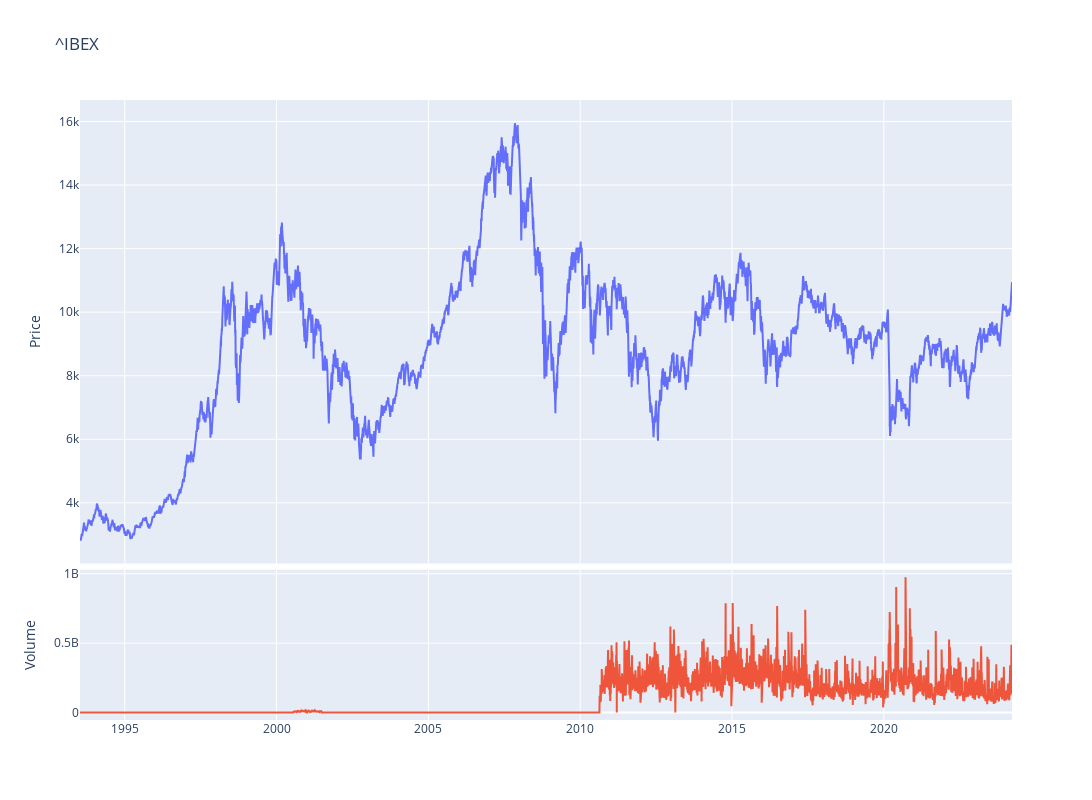

Notebook cell for this chart:
### Code cell
fig = make_subplots(rows=4, cols=1,shared_xaxes=True,vertical_spacing=0.01,specs=[[{'rowspan':3,'colspan':1}],[None],[None],[{'rowspan':1,'colspan':1}]])

# Graph (1,1)
fig.add_trace(go.Scatter(x=stock_ticker.index,y=stock_ticker['Close'],mode="lines",name=f"{ticker}"),row=1, col=1)
# Update xaxis properties
fig.update_yaxes(title_text="Price", row=1, col=1)

# Graph (4,1)
fig.add_trace(go.Scatter(x=stock_ticker.index,y=stock_ticker['Volume'],mode="lines",name='Volume'),row=4, col=1)
fig.update_yaxes(title_text="Volume", row=4, col=1)

fig.update_layout(height=800, width=1300,showlegend=False,title=f"{ticker}")

fig.show()

### Figure 1 — Plotly figure (JSON) as saved in the notebook; plotly's stock layout.template omitted (floating-point values rounded to 4 significant figures; data arrays with more than 128 entries replaced by an {"elided": "..."} marker saying what was removed)
{"data": [{"mode": "lines", "name": "^IBEX", "type": "scatter", "x": {"elided": "7776 str values"}, "xaxis": "x", "y": {"elided": "7776 float values"}, "yaxis": "y"}, {"mode": "lines", "name": "Volume", "type": "scatter", "x": {"elided": "7776 str values"}, "xaxis": "x2", "y": {"elided": "7776 int values"}, "yaxis": "y2"}], "layout": {"height": 800, "showlegend": false, "title": {"text": "^IBEX"}, "width": 1300, "xaxis": {"anchor": "y", "domain": [0, 1], "matches": "x2", "showticklabels": false}, "xaxis2": {"anchor": "y2", "domain": [0, 1]}, "yaxis": {"anchor": "x", "domain": [0.2525, 1], "title": {"text": "Price"}}, "yaxis2": {"anchor": "x2", "domain": [0, 0.2425], "title": {"text": "Volume"}}}}
